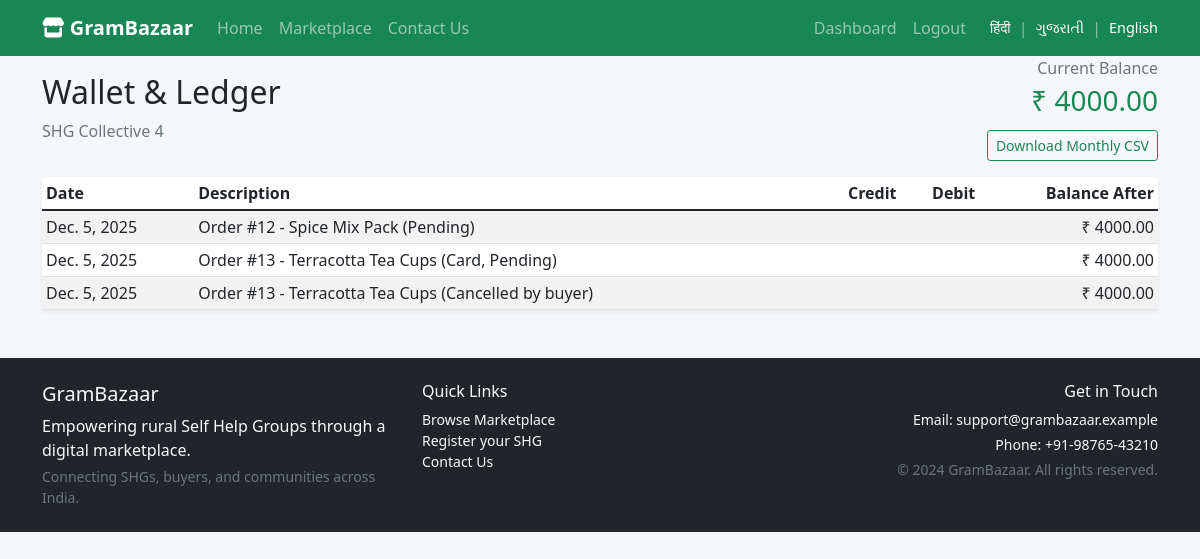
/shg/wallet/ (signed in), run on the app's committed database.
### market/models.py (models this page shows, shortened)
class SHG(models.Model):
    VERIFICATION_CHOICES = [
        ('bronze', _('Bronze')),
        ('silver', _('Silver')),
        ('gold', _('Gold')),
    ]
    user = models.OneToOneField(User, on_delete=models.CASCADE)
    name = models.CharField(max_length=200)
    contact_person = models.CharField(max_length=100)
    phone = models.CharField(max_length=20)
    email = models.EmailField()
    state = models.CharField(max_length=100)
    city = models.CharField(max_length=100)
    description = models.TextField(blank=True)
    verification_level = models.CharField(max_length=10, choices=VERIFICATION_CHOICES, default='bronze')
    logo = models.ImageField(upload_to='shg_logos/', blank=True, null=True)
    wallet_balance = models.DecimalField(max_digits=10, decimal_places=2, default=0.00)
    created_at = models.DateTimeField(auto_now_add=True)
    updated_at = models.DateTimeField(auto_now=True)

class LedgerEntry(models.Model):
    shg = models.ForeignKey(SHG, on_delete=models.CASCADE)
    date = models.DateField()
    description = models.CharField(max_length=200)
    credit = models.DecimalField(max_digits=10, decimal_places=2, default=0.00)
    debit = models.DecimalField(max_digits=10, decimal_places=2, default=0.00)
    balance_after = models.DecimalField(max_digits=10, decimal_places=2)
    created_at = models.DateTimeField(auto_now_add=True)

### market/views.py (the view, shortened to what this page needs)
# urls.py: path('shg/wallet/', views.shg_wallet, name='shg_wallet'),
@login_required
def shg_wallet(request):
    try:
        shg = request.user.shg
    except SHG.DoesNotExist:
        return redirect('admin_dashboard')
    ledger_entries = LedgerEntry.objects.filter(shg=shg).order_by('-date')
    return render(request, 'market/shg_wallet.html', {
        'shg': shg,
        'ledger_entries': ledger_entries
    })

### market/templates/market/shg_wallet.html (shortened to what this page needs)
{% extends 'market/base.html' %}
{% block content %}
<div class="d-flex justify-content-between align-items-center mb-3">
    <div>
        <h2>Wallet &amp; Ledger</h2>
        <p class="text-muted mb-0">{{ shg.name }}</p>
    </div>
    <div class="text-end">
        <p class="mb-1 text-muted">Current Balance</p>
        <h3 class="text-success" id="wallet-balance-amount">₹ {{ shg.wallet_balance }}</h3>
        <a href="?export=csv" class="btn btn-outline-success btn-sm mt-1">Download Monthly CSV</a>
    </div>
</div>
<div class="card shadow-sm" data-wallet-poll-url="{% url 'market:shg_wallet_api' %}">
    <div class="card-body p-0">
        <table class="table mb-0 table-striped table-sm align-middle">
            <thead>
                <tr>
                    <th>Date</th>
                    <th>Description</th>
                    <th class="text-end">Credit</th>
                    <th class="text-end">Debit</th>
                    <th class="text-end">Balance After</th>
                </tr>
            </thead>
            <tbody id="ledger-body">
                {% for entry in ledger_entries %}
                    <tr>
                        <td>{{ entry.date }}</td>
                        <td>{{ entry.description }}</td>
                        <td class="text-end">{% if entry.credit %}₹ {{ entry.credit }}{% endif %}</td>
                        <td class="text-end">{% if entry.debit %}₹ {{ entry.debit }}{% endif %}</td>
                        <td class="text-end">₹ {{ entry.balance_after }}</td>
                    </tr>
                {% empty %}
                    <tr><td colspan="5" class="text-center text-muted small">No ledger entries yet.</td></tr>
                {% endfor %}
            </tbody>
        </table>
    </div>
</div>
{% endblock %}
{% block extra_js %}
{% load static %}
{% endblock %}

### market/static/market/css/styles.css (style rules this page uses)
body { background-color: #f6f7fb; font-family: system-ui, -apple-system, BlinkMacSystemFont, 'Segoe UI', sans-serif; }
.card { border: 0; box-shadow: 0 4px 14px rgba(15, 23, 42, 0.08); }

### market/templates/partials/google_translate.html (style rules this page uses)
body { top: 0 !important; padding-top: 0 !important; margin-top: 0 !important; position: static !important; }

### data on the page
SHG: name "SHG Collective 4", wallet_balance "4000.00"
LedgerEntry: date "Dec. 5, 2025", description "Order #12 - Spice Mix Pack (Pending)", balance_after "4000.00"
LedgerEntry: date "Dec. 5, 2025", description "Order #13 - Terracotta Tea Cups (Card, Pending)", balance_after "4000.00"
LedgerEntry: date "Dec. 5, 2025", description "Order #13 - Terracotta Tea Cups (Cancelled by buyer)", balance_after "4000.00"
